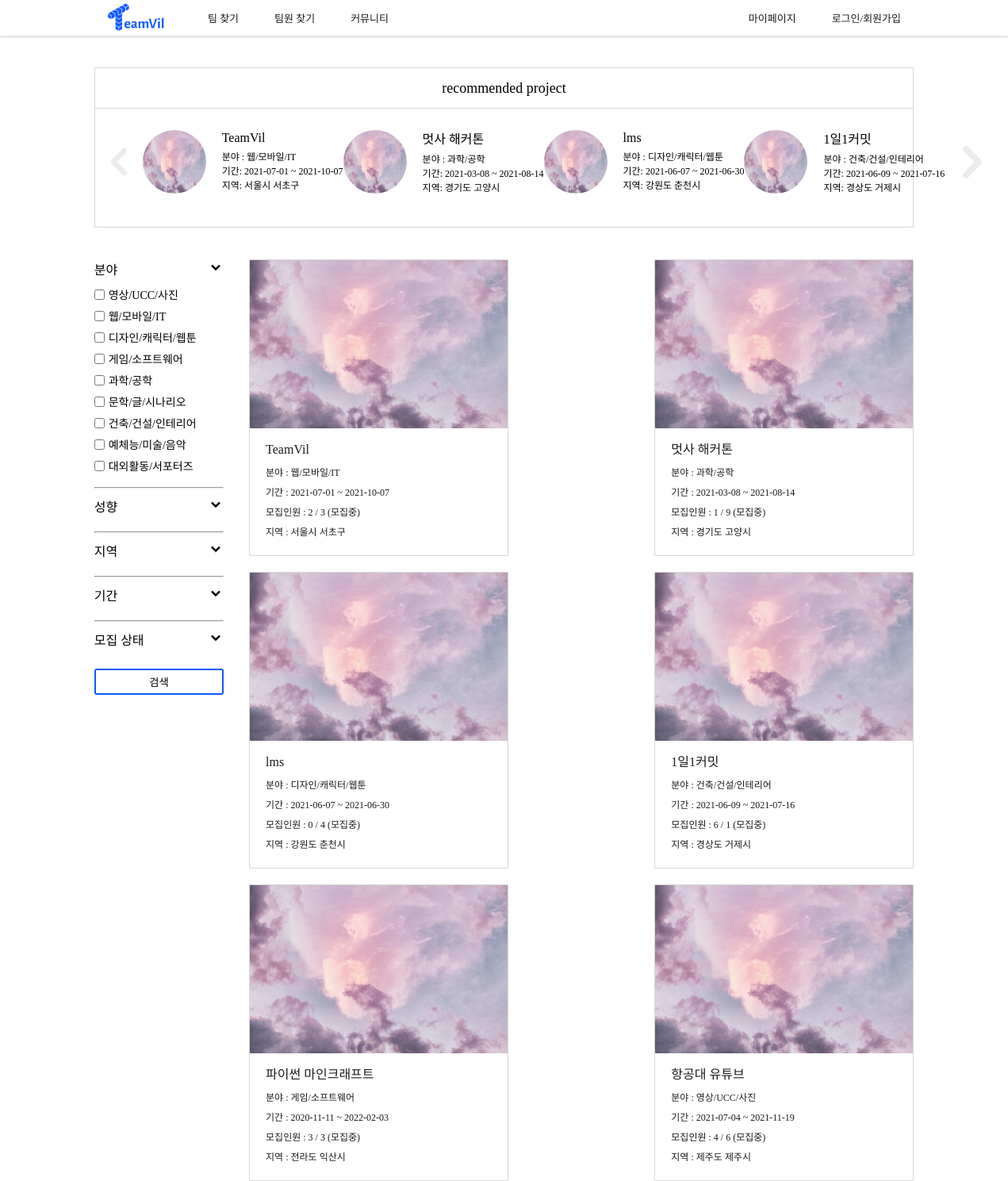
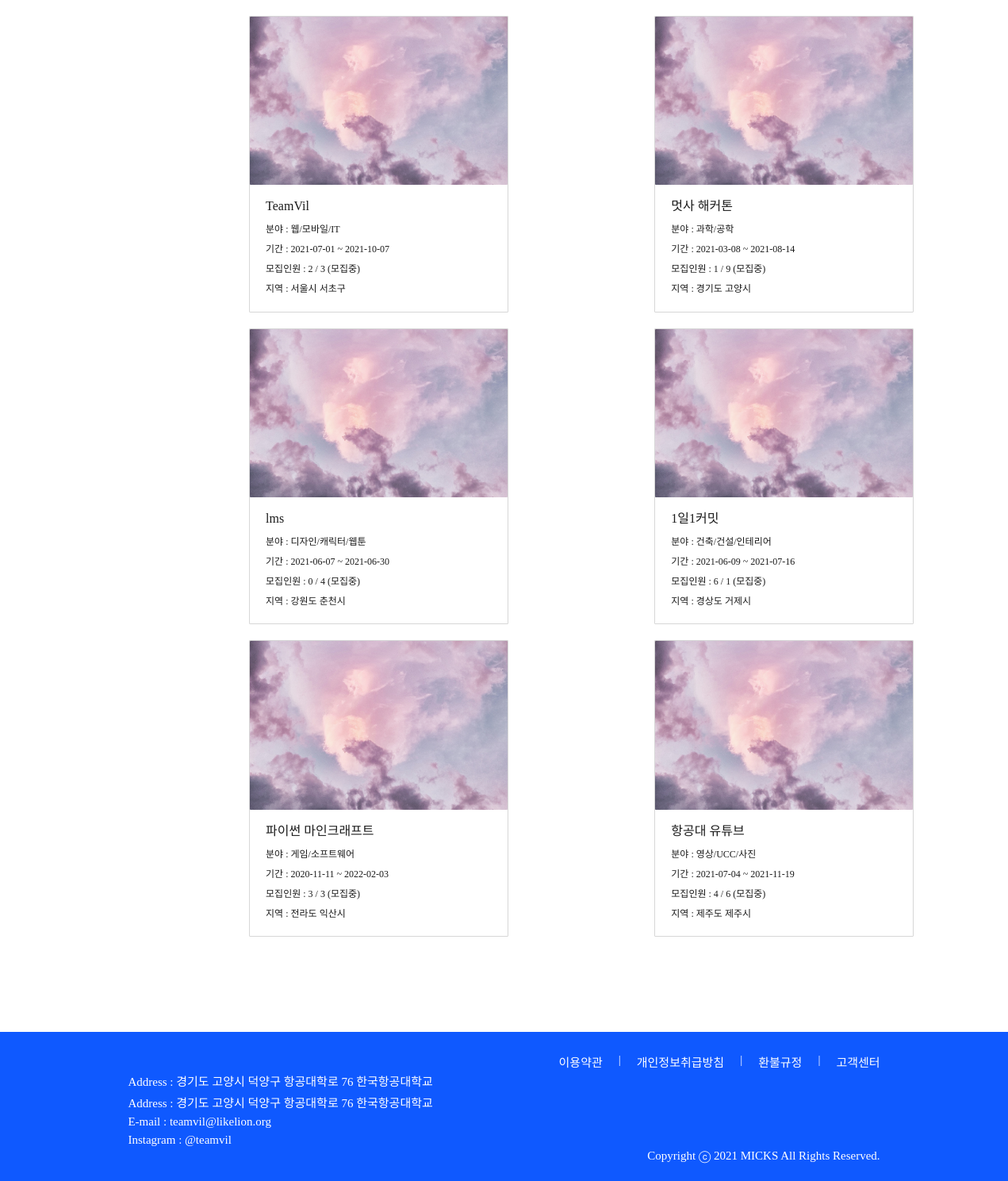
/project/team_search/, run on the app's committed database (2 pictures, top to bottom).
### project/models.py (models this page shows, shortened)
class Project(models.Model):
    user_id = models.ForeignKey(User, on_delete = models.PROTECT, db_column="user_id")
    use = models.IntegerField()
    isEnd = models.IntegerField()
    type = models.IntegerField()
    title = models.CharField(max_length=100)
    desc = models.CharField(max_length=100)
    field1_id = models.ForeignKey('home.Field1', on_delete = models.CASCADE, db_column="field1_id")
    field2 = models.CharField(max_length=20)
    region1_id = models.ForeignKey('home.Region1', on_delete = models.CASCADE, db_column="region1_id")
    region2_id = models.ForeignKey('home.Region2', on_delete = models.CASCADE, db_column="region2_id")
    mem_total = models.IntegerField()
    mem_now = models.IntegerField()
    mem_duty = models.IntegerField()
    start_date = models.DateField()
    end_date = models.DateField()
    state = models.IntegerField()
    school = models.CharField(max_length=45, blank=True)
    content = models.TextField()
    isLink = models.IntegerField()
    isFile = models.IntegerField()
    education_id = models.ForeignKey('home.Education', on_delete = models.CASCADE, db_column="education_id", null=True)
    view_cnt = models.IntegerField(default=0)

### home/models.py (models this page shows, shortened)
class Field1(models.Model):
    field1 = models.CharField(max_length=20)

class Region1(models.Model):
    region1 = models.CharField(max_length=20)

class Region2(models.Model):
    region1_id = models.ForeignKey(Region1, on_delete = models.CASCADE, db_column="region1_id")
    region2 = models.CharField(max_length=20)

### project/views.py (the view)
# urls.py: path('team_search/', views.team_search, name = "team_search"),
def team_search(request):
    projects = Project.objects.all()
    projects_reg = Project.objects.all().order_by('id')[:4]
    field1 = Field1.objects.all() # 대분야 (ex IT)
    mbti = Mbti.objects.all()
    region2 = Region2.objects.all() # ~시 (서울만 ~구)
    term = Term.objects.all()
    job = Job.objects.all()
    return render(request, "team_search.html", {'projects':projects, "field1s":field1, "mbtis" : mbti,
                                                    "region2s": region2, "terms": term, "jobs": job, "projects_reg": projects_reg})

### project/templates/team_search.html (shortened to what this page needs)
<!DOCTYPE html>
<html lang="en">
{% load static %}
<head>
    <link rel="stylesheet" href="{% static 'css/base.css' %}">
    <link rel="stylesheet" href="{% static 'css/team_search.css' %}">
</head>
<body>
    {% include 'navbar.html' %}
    <section class="member_search-rec-box margin margin">
        <p class="member_search-rec-title spoqa-regular">recommended project</p>
        <div class="member_search-rec-container">
            <img class="member_search-chevron-left" src="{% static 'image/chevron-left.png' %}" alt="">
            {% for reg in projects_reg %}
            <div class="member_search-rec-member">
                <img class="member_search-rec-image" src="{% static 'image/cloud.jpg' %}">
                <div class="member_search-rec-info">
                    <p class="member_search-rec-info-name spoqa-regular">{{reg.title}}</p>
                    <p class="spoqa-light">분야 : {{reg.field1_id.field1}}</p>
                    <p class="spoqa-light">기간: {{reg.start_date|date:"Y-m-d"}} ~ {{reg.end_date|date:"Y-m-d"}}</p>
                    <p class="spoqa-light">지역: {{reg.region1_id.region1}} {{reg.region2_id.region2}}</p>
                </div>
            </div>
            {% endfor %}
            <img class="member_search-chevron-right" src="{% static 'image/chevron-right.png' %}" alt="">
        </div>
    </section>
    <section class="team_search-main-container margin">
        <aside class="team_search-filter-container">
            <div class="team_search-filter-item-container">
                <div class="team_search-filter-active">
                    <p class="team_search-filter-title spoqa-medium">분야</p>
                    <div value="field1" class="drop_btn">
                        <img class="team_search-chevron" src="{% static 'image/chevron-down.png' %}">
                    </div>
                </div>
                <div class="active" id="field1">
                    {% for field1 in field1s %}
                        <div class="team_search-filter-item-list spoqa-light">
                            <input type="checkbox" value='{{field1.id}}' class="field1">
                            <span>{{field1.field1}}</span>
                        </div>
                    {% endfor %}
                </div>
                <hr>
                <div class="team_search-filter-active">
                    <p class="team_search-filter-title spoqa-medium">성향</p>
                    <div value="mbti" class="drop_btn">
                        <img class="team_search-chevron" src="{% static 'image/chevron-down.png' %}">
                    </div>
                </div>
                <hr>
                <div class="team_search-filter-active">
                    <p class="team_search-filter-title spoqa-medium">지역</p>
                    <div value="region" class="drop_btn">
                        <img class="team_search-chevron" src="{% static 'image/chevron-down.png' %}">
                    </div>
                </div>
                <hr>
                <div class="team_search-filter-active">
                    <p class="team_search-filter-title spoqa-medium">기간</p>
                    <div value="term" class="drop_btn">
                        <img class="team_search-chevron" src="{% static 'image/chevron-down.png' %}">
                    </div>
                </div>
                <hr>
                <div class="team_search-filter-active">
                    <p class="team_search-filter-title spoqa-medium">모집 상태</p>
                    <div value="state" class="drop_btn">
                        <img class="team_search-chevron" src="{% static 'image/chevron-down.png' %}">
                    </div>
                </div>
            </div>
            <a class="a-search" href="{% url 'member_search' %}">
                <button class="search spoqa-medium">검색</button>
            </a>
        </aside>
        <main class="team_search-team-container">
            {% for project in projects %}
                <a href="{% url 'team_detail' project.id %}">
                    <article class="team_search-team-item">
                        <img class="team_search-team-image" src="{% static 'image/cloud.jpg' %}" alt="">
                        <div class="team_search-team-item-text">
                            <p class="team_search-team-item-title spoqa-medium">{{project.title}}</p>
                            <p class="team_search-team-item-content spoqa-regular">분야 : {{project.field1_id.field1}}</p>
                            <p class="team_search-team-item-content spoqa-regular">기간 : {{project.start_date|date:"Y-m-d"}} ~ {{project.end_date|date:"Y-m-d"}}</p>
                            <p class="team_search-team-item-content spoqa-regular">모집인원 : {{project.mem_now}} / {{project.mem_duty}}
                                {% if project.state == 1%}
                                    (모집중)
                                {% else %}
                                    (모집완료)
                                {% endif %}
                            </p>
                            <p class="team_search-team-item-content spoqa-regular">지역 : {{project.region1_id.region1}} {{project.region2_id.region2}}</p>
                        </div>
                    </article>
                </a>
            {% endfor %}
            {% for project in projects %}
                <a href="{% url 'team_detail' project.id %}">
                    <article class="team_search-team-item">
                        <img class="team_search-team-image" src="{% static 'image/cloud.jpg' %}" alt="">
                        <div class="team_search-team-item-text">
                            <p class="team_search-team-item-title spoqa-medium">{{project.title}}</p>
                            <p class="team_search-team-item-content spoqa-regular">분야 : {{project.field1_id.field1}}</p>
                            <p class="team_search-team-item-content spoqa-regular">기간 : {{project.start_date|date:"Y-m-d"}} ~ {{project.end_date|date:"Y-m-d"}}</p>
                            <p class="team_search-team-item-content spoqa-regular">모집인원 : {{project.mem_now}} / {{project.mem_duty}}
                                {% if project.state == 1%}
                                    (모집중)
                                {% else %}
                                    (모집완료)
                                {% endif %}
                            </p>
                            <p class="team_search-team-item-content spoqa-regular">지역 : {{project.region1_id.region1}} {{project.region2_id.region2}}</p>
                        </div>
                    </article>
                </a>
            {% endfor %}
        </main>
    </section>
    {% include 'footer.html' %}
</body>
</html>

### teamvil/static/css/base.css (style rules this page uses)
* { margin: 0; padding: 0; }
.margin { margin: 0px 118.6875px; }
.active { display: block; }
.spoqa-light { font-family: 'Spoqa Han Sans Neo', 'sans-serif'; font-weight: 300; }
.spoqa-regular { font-family: 'Spoqa Han Sans Neo', 'sans-serif'; font-weight: 400; }
.spoqa-medium { font-family: 'Spoqa Han Sans Neo', 'sans-serif'; font-weight: 500; }
a { text-decoration: none; color: #1B1B1B; }

### project/static/css/team_search.css (style rules this page uses)
hr { margin: 10px 0px; }
.member_search-rec-box { margin-top: 40px; margin-bottom: 40px; height: 200px; border: 1px solid #D7D7D7; min-width: 1000px; }
.member_search-rec-title { height: 50px; border-bottom: 1px solid #D7D7D7; text-align: center; line-height: 50px; margin-bottom: 25px; font-size: 18px; }
.member_search-rec-container { display: flex; justify-content: space-between; align-items: center; }
.member_search-chevron-left { display: block; width: 60px; height: 60px; }
.member_search-rec-member { display: flex; align-items: center; flex-shrink: 0; }
.member_search-rec-image { width: 80px; height: 80px; border-radius: 100px; margin-right: 20px; }
.member_search-rec-info { font-size: 12px; }
.member_search-rec-info-name { font-size: 16px; margin-bottom: 5px; }
.team_search-main-container { display: flex; justify-content: space-between; align-items: flex-start; margin-bottom: 100px; }
.team_search-filter-container { width: 320px; }
.team_search-filter-item-container { display: flex; flex-direction: column; }
.team_search-filter-active { display: flex; justify-content: space-between; }
.team_search-filter-title { margin-bottom: 10px; }
.team_search-chevron { width: 20px; height: 20px; }
.team_search-filter-item-list { display: flex; align-items: center; margin-bottom: 7px; font-size: 14px; }
.team_search-filter-item-list input { margin-right: 5px; }
.team_search-team-container { display: flex; flex-wrap: wrap; justify-content: space-between; width: 1700px; }
.team_search-team-item { width: 324.985px; height: 371.8875px; border: 1px solid #D7D7D7; border-radius: 1px; margin-left: 31.65px; margin-bottom: 20px; }
.team_search-team-image { width: 324.985px; height: 212.055px; border-radius: 1px; }
.team_search-team-item-text { padding: 10px 20px; line-height: 25px; }
.team_search-team-item-title { display: inline-block; font-size: 16px; margin-bottom: 5px; }
.team_search-team-item-content { font-size: 12px; }
.active { display: block; }
.search { display: block; width: 100%; padding: 5px; margin-top: 15px; background-color: #ffffff; border: 2px solid #0f59ff; border-radius: 3px; }
.a-search { color: #0f59ff; }

### data on the page
Project: title "TeamVil", field1_id.field1 "웹/모바일/IT", start_date "2021-07-01", end_date "2021-10-07", region1_id.region1 "서울시", region2_id.region2 "서초구", mem_now "2", mem_duty "3", state "(모집중)"
Project: title "멋사 해커톤", field1_id.field1 "과학/공학", start_date "2021-03-08", end_date "2021-08-14", region1_id.region1 "경기도", region2_id.region2 "고양시", mem_now "1", mem_duty "9", state "(모집중)"
Project: title "lms", field1_id.field1 "디자인/캐릭터/웹툰", start_date "2021-06-07", end_date "2021-06-30", region1_id.region1 "강원도", region2_id.region2 "춘천시", mem_now "0", mem_duty "4", state "(모집중)"
Project: title "1일1커밋", field1_id.field1 "건축/건설/인테리어", start_date "2021-06-09", end_date "2021-07-16", region1_id.region1 "경상도", region2_id.region2 "거제시", mem_now "6", mem_duty "1", state "(모집중)"
Field1: field1 "영상/UCC/사진"
Field1: field1 "웹/모바일/IT"
Field1: field1 "디자인/캐릭터/웹툰"
Field1: field1 "게임/소프트웨어"
Field1: field1 "과학/공학"
Field1: field1 "문학/글/시나리오"
Field1: field1 "건축/건설/인테리어"
Field1: field1 "예체능/미술/음악"
Field1: field1 "대외활동/서포터즈"
Project: title "파이썬 마인크래프트", field1_id.field1 "게임/소프트웨어", start_date "2020-11-11", end_date "2022-02-03", mem_now "3", mem_duty "3", state "(모집중)", region1_id.region1 "전라도", region2_id.region2 "익산시"
Project: title "항공대 유튜브", field1_id.field1 "영상/UCC/사진", start_date "2021-07-04", end_date "2021-11-19", mem_now "4", mem_duty "6", state "(모집중)", region1_id.region1 "제주도", region2_id.region2 "제주시"
